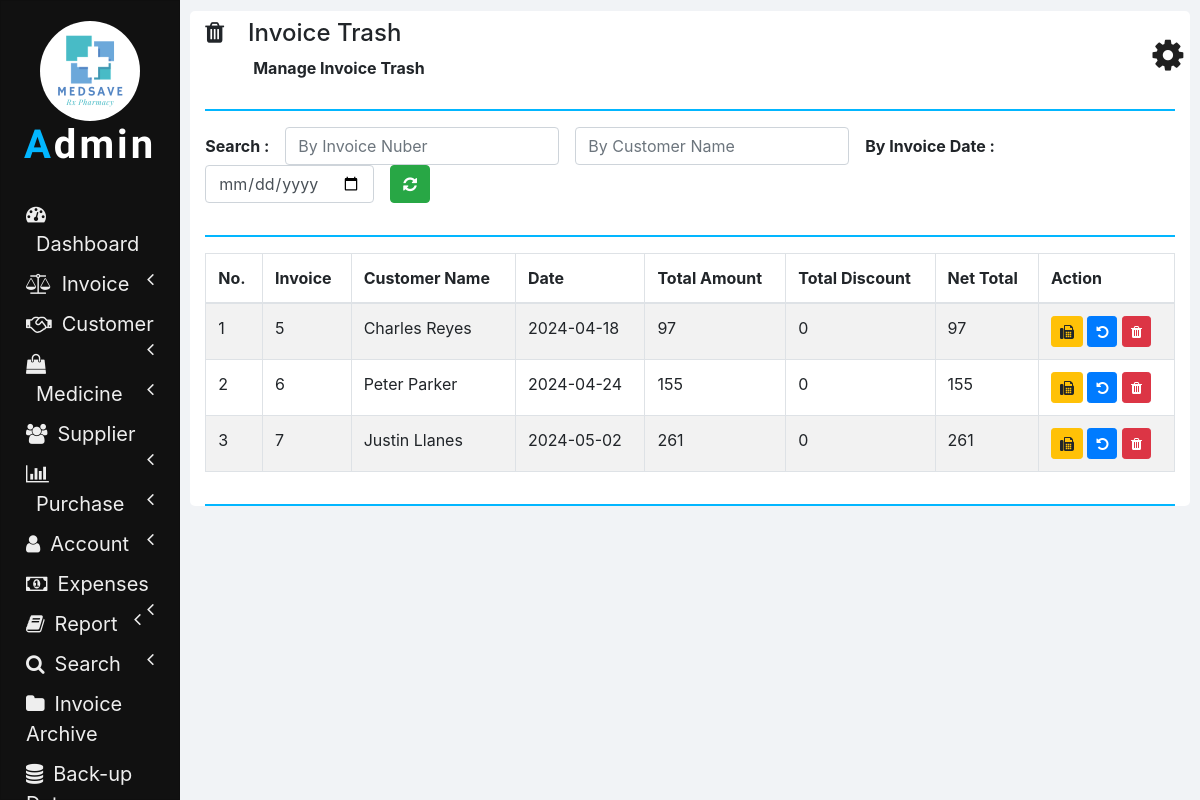
/invoice_trash.php, run on the app's committed database.
### tables this page shows
CREATE TABLE `archive_invoices` (
  `INVOICE_ID` int(11) NOT NULL,
  `NET_TOTAL` double DEFAULT 0,
  `INVOICE_DATE` date NOT NULL DEFAULT current_timestamp(),
  `NAME` varchar(80) NOT NULL,
  `TOTAL_AMOUNT` double NOT NULL,
  `TOTAL_DISCOUNT` double NOT NULL
);

### php/manage_invoice_trash.php (the view, shortened to what this page needs)
<?php
  function showInvoices() {
    require "db_connection.php";
    if($con) {
      $seq_no = 0;
      $query = "SELECT * FROM archive_invoices";
      $result = mysqli_query($con, $query);
      while($row = mysqli_fetch_array($result)) {
        $seq_no++;
        showInvoiceRow($seq_no, $row);
      }
    }
  }
  function showInvoiceRow($seq_no, $row) {
    ?>
    <tr>
      <td><?php echo $seq_no; ?></td>
      <td><?php echo $row['INVOICE_ID']; ?></td>
      <td><?php echo $row['NAME']; ?></td>
      <td><?php echo $row['INVOICE_DATE']; ?></td>
      <td><?php echo $row['TOTAL_AMOUNT']; ?></td>
      <td><?php echo $row['TOTAL_DISCOUNT']; ?></td>
      <td><?php echo $row['NET_TOTAL']; ?></td>
      <td>
        <button class="btn btn-warning btn-sm" onclick="printInvoice(<?php echo $row['INVOICE_ID']; ?>);">
          <i class="fa fa-fax"></i>
        </button>
        <button class="btn btn-primary btn-sm" onclick="restoreInvoice(<?php echo $row['INVOICE_ID']; ?>);">
          <i class="fa fa-undo"></i>
        </button>
        <button class="btn btn-danger btn-sm" onclick="deleteInvoice(<?php echo $row['INVOICE_ID']; ?>);">
          <i class="fa fa-trash"></i>
        </button>
      </td>
    </tr>
    <?php
  }
    ?>

### css/sidenav.css (style rules this page uses)
body { background-color: #f1f3f6; }
.sidenav { width: 15%; height: 100vh; background-color: #222222; position: fixed; z-index: 1; flex: 1 0 auto; }
.card { width: 100%; height: 100%; top: 0; border-radius: 0; background-color: #111111; }
.logo .logo-caption { font-family: 'Poiret One', cursive; color: #ffffff; text-align: center; margin-bottom: 25px; font-weight: 800; letter-spacing: 3px; }
.logo .profile { margin-left: 50%; border-radius: 50%; transform: translate(-50%); }
.logo .tweak { color: #02b6ff; font-weight: 800; }
.main-menu-item { padding: 5px 5px; cursor: pointer; }
.main-menu-item > a { color: #eeeeee; text-decoration: none; font-size: 20px; }
.main-menu-item > a > span { margin-left: 10px; }

### css/home.css (style rules this page uses)
html, body { height: 100vh; }

### data on the page
archive_invoices: seq_no "1", INVOICE_ID "5", NAME "Charles Reyes", INVOICE_DATE "2024-04-18", TOTAL_AMOUNT "97", TOTAL_DISCOUNT "0", NET_TOTAL "97"
archive_invoices: seq_no "2", INVOICE_ID "6", NAME "Peter Parker", INVOICE_DATE "2024-04-24", TOTAL_AMOUNT "155", TOTAL_DISCOUNT "0", NET_TOTAL "155"
archive_invoices: seq_no "3", INVOICE_ID "7", NAME "Justin Llanes", INVOICE_DATE "2024-05-02", TOTAL_AMOUNT "261", TOTAL_DISCOUNT "0", NET_TOTAL "261"

### other printed values
$heading "Invoice Trash"
$sub_heading "Manage Invoice Trash"
